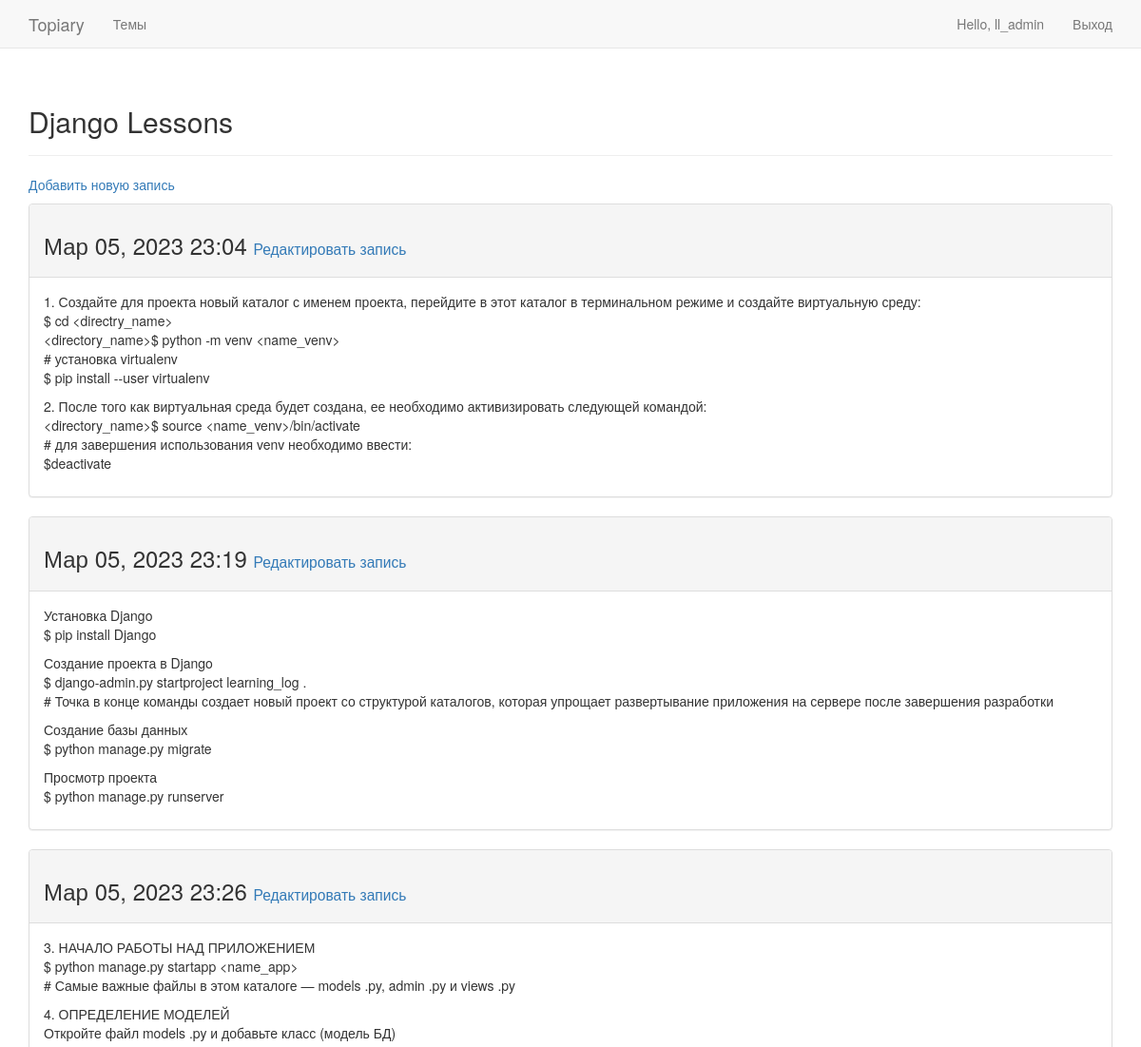
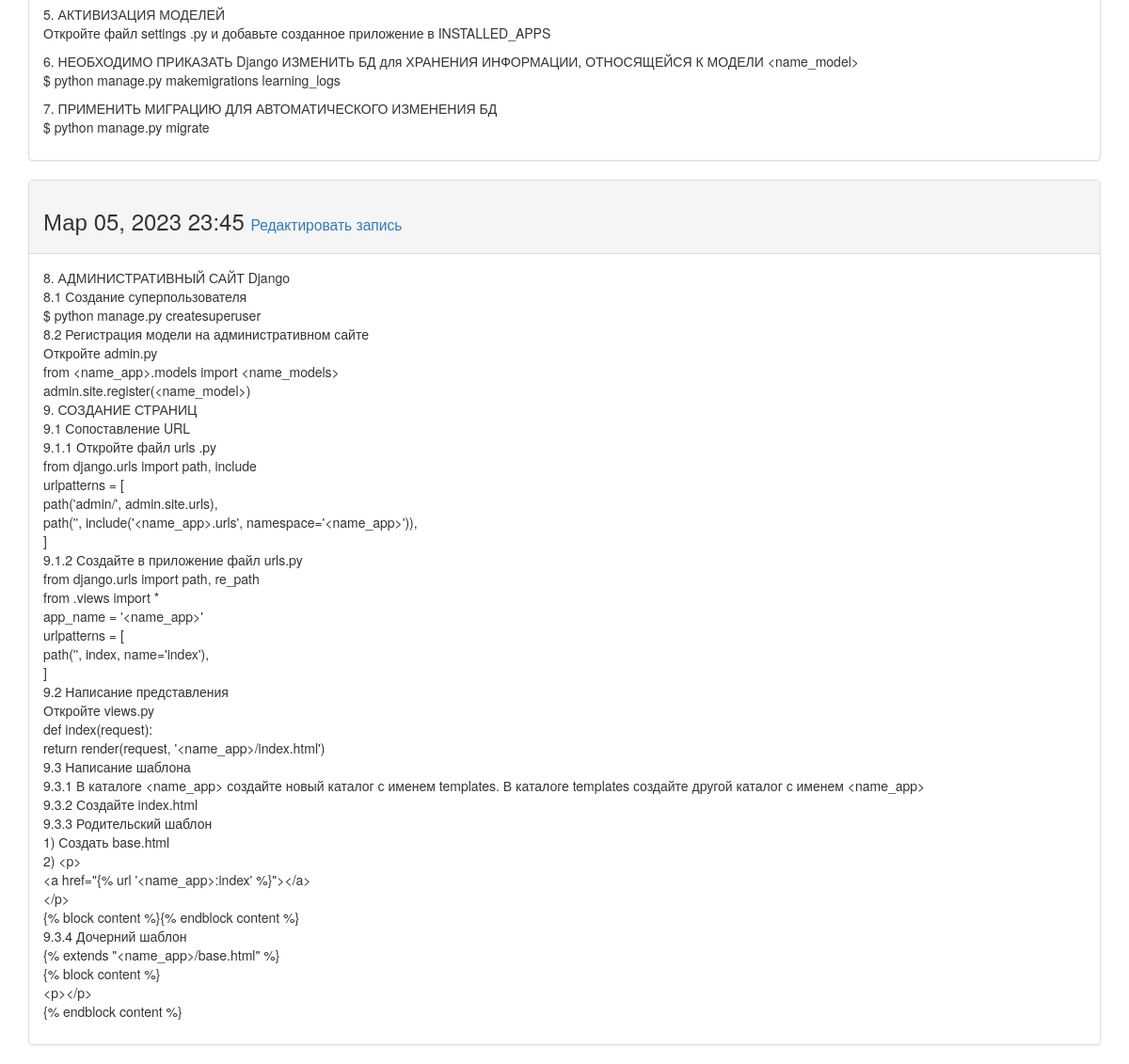
The page /topics/3/ (signed in) on the database its author committed (2 pictures, top to bottom).
### learning_logs/models.py (models this page shows, shortened)
class Topic(models.Model):
    text = models.CharField(max_length=200)
    date_added = models.DateTimeField(auto_now_add=True)
    owner = models.ForeignKey(User, on_delete=models.CASCADE)
    def __str__(self):
        return self.text

class Entry(models.Model):
    topic = models.ForeignKey(Topic, on_delete=models.CASCADE)
    text = models.TextField()
    date_added = models.DateTimeField(auto_now_add=True)
    class Meta:
        verbose_name_plural = 'entries'

### learning_logs/views.py (the view)
# urls.py: re_path('topics/(?P<topic_id>\d+)/', topic, name='topic'),
@login_required
def topic(request, topic_id):
    topic = Topic.objects.get(id=topic_id)
    if topic.owner != request.user:
        raise Http404
    entries = topic.entry_set.order_by('date_added') # сортирует сначала старые
    context = {'topic': topic, 'entries': entries}
    return render(request, 'learning_logs/topic.html', context)

### learning_logs/templates/learning_logs/topic.html
{% extends 'learning_logs/base.html' %}
{% block header %}
    <h2>{{ topic }}</h2>
{% endblock header %}
{% block content %}
    <p>
        <a href="{% url 'learning_logs:new_entry' topic.id %}">Добавить новую запись</a>
    </p>
    {% for entry in entries %}
        <div class="panel panel-default">
            <div class="panel-heading">
                <h3>
                    {{ entry.date_added|date:'M d, Y H:i' }}
                    <small>
                        <a href="{% url 'learning_logs:edit_entry' entry.id %}">Редактировать запись</a>
                    </small>
                </h3>
            </div>
            <div class="panel-body">
                {{ entry.text|linebreaks }}
            </div>
        </div>
        {% empty %}
                Нет записей
        {% endfor %}
{% endblock content %}

### learning_logs/templates/learning_logs/base.html (shortened to what this page needs)
{% load bootstrap3 %}
<!DOCTYPE html>
<html lang="en">
  <head>
	{% bootstrap_css %}
  </head>
  <body>
    <nav class="navbar navbar-default navbar-static-top">
        <div class="container">
  			<div class="navbar-header">
  				<a class="navbar-brand" href="{% url 'learning_logs:index' %}">Topiary</a>
  			</div>
  			<div id="navbar" class="navbar-collapse collapse">
  				<ul class="nav navbar-nav">
  					<li><a href="{% url 'learning_logs:topics' %}">Темы</a></li>
  				</ul>
  				<ul class="nav navbar-nav navbar-right">
  					{% if user.is_authenticated %}
  					<li><a>Hello, {{ user.username }}</a></li>
  					<li><a href="{% url 'users:logout' %}">Выход</a></li>
  					{% else %}
  						<li><a href="{% url 'users:register' %}">Регистрация</a></li>
  						<li><a href="{% url 'users:login' %}">Вход</a></li>
  					{% endif %}
  				</ul>
  			</div>
  		</div>
  	</nav>
  	<div class="container">
  		<div class="page-header">
  			{% block header %}{% endblock header %}
  		</div>
  		<div>
  			{% block content %}{% endblock content %}
  		</div>
  	</div>
  </body>
</html>

### rows shown on the page
Topic: text "Django Lessons"
Entry: date_added "Мар 05, 2023 23:04", text "1. Создайте для проекта новый каталог с именем проекта, перейдите в этот каталог в терминальном режиме и создайте виртуальную среду: $ cd <directry_name> <directory_name>$ python -m venv <name_venv> # установка virtualenv $ pip install --user virtualenv 2. После того как виртуальная среда будет создана, ее необходимо активизировать следующей командой: <directory_name>$ source <name_venv>/bin/activate # для завершения использования venv необходимо ввести: $deactivate"
Entry: date_added "Мар 05, 2023 23:19", text "Установка Django $ pip install Django Создание проекта в Django $ django-admin.py startproject learning_log . # Точка в конце команды создает новый проект со структурой каталогов, которая упрощает развертывание приложения на сервере после завершения разработки Создание базы данных $ python manage.py migrate Просмотр проекта $ python manage.py runserver"
Entry: date_added "Мар 05, 2023 23:26", text "3. НАЧАЛО РАБОТЫ НАД ПРИЛОЖЕНИЕМ $ python manage.py startapp <name_app> # Самые важные файлы в этом каталоге — models .py, admin .py и views .py 4. ОПРЕДЕЛЕНИЕ МОДЕЛЕЙ Откройте файл models .py и добавьте класс (модель БД) 5. АКТИВИЗАЦИЯ МОДЕЛЕЙ Откройте файл settings .py и добавьте созданное приложение в INSTALLED_APPS 6. НЕОБХОДИМО ПРИКАЗАТЬ Django ИЗМЕНИТЬ БД для ХРАНЕНИЯ ИНФОРМАЦИИ, ОТНОСЯЩЕЙСЯ К МОДЕЛИ <name_model> $ python manage.py makemigrations learning_logs 7. ПРИМЕНИТЬ МИГРАЦИЮ ДЛЯ АВТОМАТИЧЕСКОГО ИЗМЕНЕНИЯ БД $ python manage.py migrate"
Entry: date_added "Мар 05, 2023 23:45", text "8. АДМИНИСТРАТИВНЫЙ САЙТ Django 8.1 Создание суперпользователя $ python manage.py createsuperuser 8.2 Регистрация модели на административном сайте Откройте admin.py from <name_app>.models import <name_models> admin.site.register(<name_model>) 9. СОЗДАНИЕ СТРАНИЦ 9.1 Сопоставление URL 9.1.1 Откройте файл urls .py from django.urls import path, include urlpatterns = [ path('admin/', admin.site.urls), path('', include('<name_app>.urls', namespace='<name_app>')), ] 9.1.2 Создайте в приложение файл urls.py from django.urls import path, re_path from .views import * app_name = '<name_app>' urlpatterns = [ path('', index, name='index'), ] 9.2 Написание представления Откройте views.py def…"

### other values the page prints
{{ user.username }} "ll_admin"
